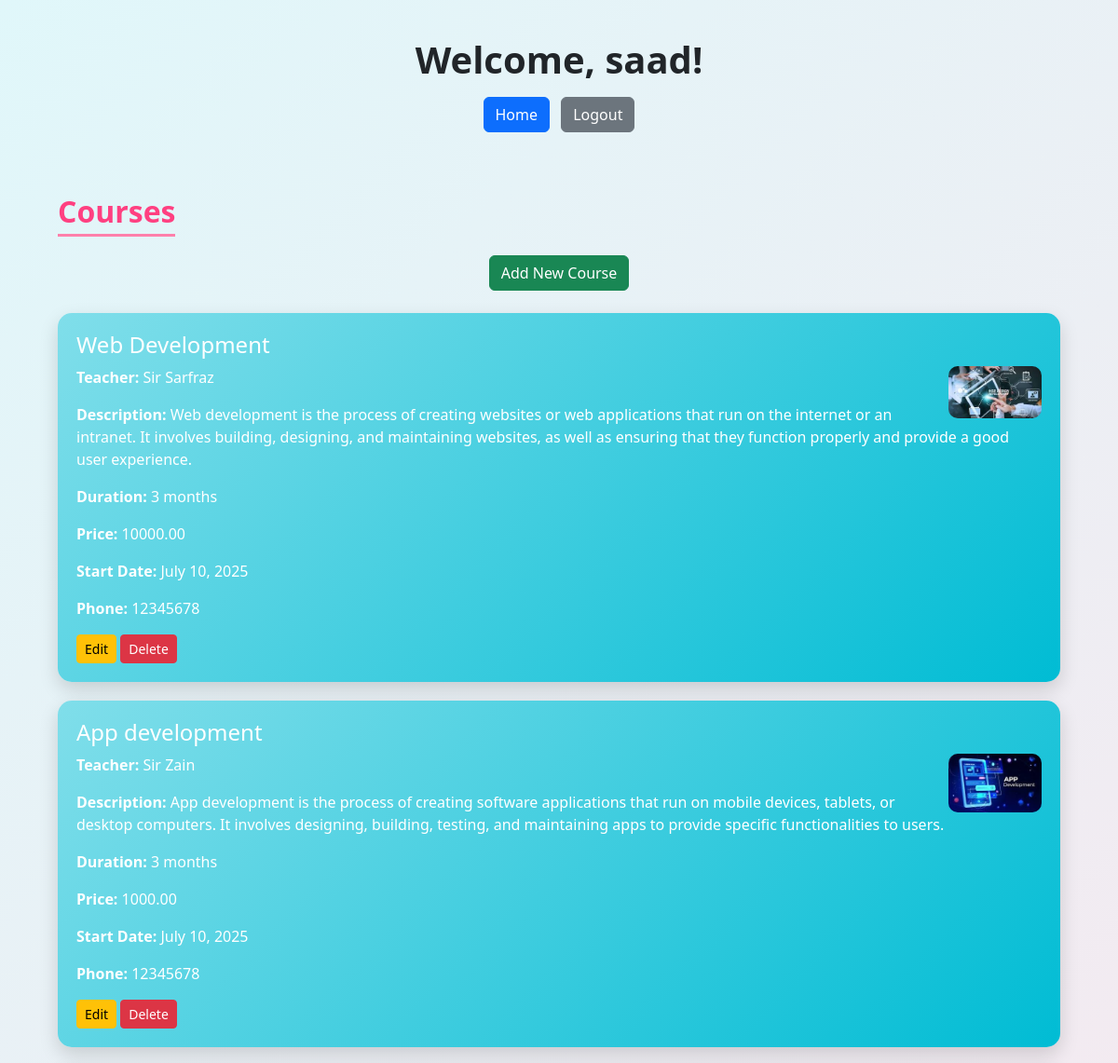
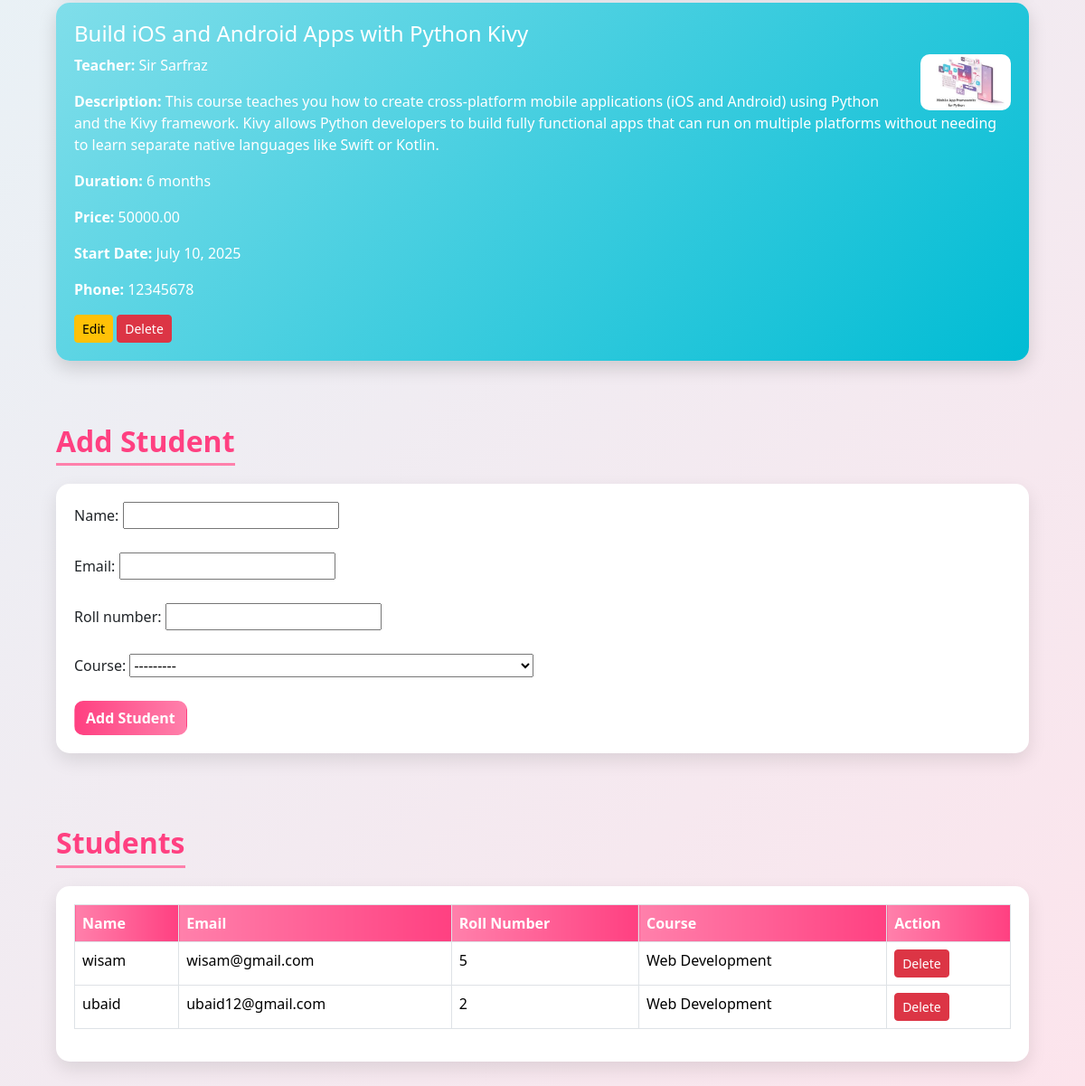
The app's page /dashboard/ (signed in) with its own data (2 pictures, top to bottom).
### students/models.py (models this page shows, shortened)
class Course(models.Model):
    name = models.CharField(max_length=100)
    description = models.TextField(blank=True, null=True)
    teacher = models.CharField(max_length=100, blank=True, null=True)
    duration = models.CharField(max_length=50, blank=True, null=True)  # e.g. "3 months"
    price = models.DecimalField(max_digits=8, decimal_places=2, blank=True, null=True)
    starting_date = models.DateField(blank=True, null=True)
    phone_number = models.CharField(max_length=15, blank=True, null=True)
    image = models.ImageField(upload_to='course_images/', blank=True, null=True)
    created_at = models.DateTimeField(auto_now_add=True)
    def __str__(self):
        return f"{self.name} - {self.teacher if self.teacher else 'No teacher assigned'}"

class Student(models.Model):
    name = models.CharField(max_length=100)
    email = models.EmailField(unique=True)
    roll_number = models.CharField(max_length=20, unique=True)
    course = models.ForeignKey('Course', on_delete=models.SET_NULL, null=True, blank=True)
    created_at = models.DateTimeField(auto_now_add=True)

### students/views.py (the view)
# urls.py: path('dashboard/', views.dashboard, name='dashboard'),
@login_required(login_url='login')
def dashboard(request):
    courses = Course.objects.all()
    students = Student.objects.all()
    if request.method == "POST" and 'add_course' in request.POST:
        course_form = CourseForm(request.POST, request.FILES)
        if course_form.is_valid():
            course_form.save()
            return redirect('dashboard')
    else:
        course_form = CourseForm()
    if request.method == "POST" and 'add_student' in request.POST:
        student_form = StudentForm(request.POST)
        if student_form.is_valid():
            student_form.save()
            return redirect('dashboard')
    else:
        student_form = StudentForm()
    context = {
        'courses': courses,
        'students': students,
        'form': course_form,
        'student_form': student_form,
    }
    return render(request, 'dashboard.html', context)

### students/views.py
class CourseForm(forms.ModelForm):
    class Meta:
        model = Course
        fields = ['name', 'description', 'teacher', 'duration',
                  'price', 'starting_date', 'phone_number', 'image']

class StudentForm(forms.ModelForm):
    class Meta:
        model = Student
        fields = ['name', 'email', 'roll_number', 'course']

### templates/dashboard.html (shortened to what this page needs)
{% load static %}
<!DOCTYPE html>
<html lang="en">
<head>
<link href="https://cdn.jsdelivr.net/npm/bootstrap@5.3.2/dist/css/bootstrap.min.css" rel="stylesheet">
</head>
<body>
<div class="container">
    <h1>Welcome, {{ request.user.username }}!</h1>
    <div class="text-center my-3">
        <a href="{% url 'home' %}" class="btn btn-primary mx-1">Home</a>
        <a href="{% url 'logout' %}" class="btn btn-secondary mx-1">Logout</a>
    </div>
    <h2>Courses</h2>
    <div class="text-center mb-4">
        <a href="{% url 'add_course' %}" class="btn btn-success">Add New Course</a>
    </div>
    {% for course in courses %}
    <div class="course-card">
        <h4>{{ course.name }}</h4>
        <div>
            {% if course.image %}
            <img src="{{ course.image.url }}" alt="{{ course.name }}">
            {% endif %}
            <p><strong>Teacher:</strong> {{ course.teacher|default:"Not assigned" }}</p>
            <p><strong>Description:</strong> {{ course.description|default:"No description" }}</p>
            <p><strong>Duration:</strong> {{ course.duration|default:"N/A" }}</p>
            <p><strong>Price:</strong> {{ course.price|default:"N/A" }}</p>
            <p><strong>Start Date:</strong> {{ course.starting_date|default:"N/A" }}</p>
            <p><strong>Phone:</strong> {{ course.phone_number|default:"N/A" }}</p>
        </div>
        <div class="mt-2">
            <a href="{% url 'edit_course' course.pk %}" class="btn btn-warning btn-sm">Edit</a>
            <a href="{% url 'delete_course' course.pk %}" class="btn btn-danger btn-sm">Delete</a>
        </div>
    </div>
    {% empty %}
    <p>No courses available.</p>
    {% endfor %}
    <h2>Add Student</h2>
    <div class="card-section form-section">
        <form method="POST">
            {{ student_form.as_p }}
            <button type="submit" name="add_student" class="btn">Add Student</button>
        </form>
    </div>
    <h2>Students</h2>
    <div class="card-section">
        <table class="table table-bordered student-table">
            <thead>
                <tr>
                    <th>Name</th>
                    <th>Email</th>
                    <th>Roll Number</th>
                    <th>Course</th>
                    <th>Action</th>
                </tr>
            </thead>
            <tbody>
                {% for student in students %}
                <tr>
                    <td>{{ student.name }}</td>
                    <td>{{ student.email }}</td>
                    <td>{{ student.roll_number }}</td>
                    <td>
                        {% if student.course %}
                            {{ student.course.name }}
                        {% else %}
                            Not assigned
                        {% endif %}
                    </td>
                    <td>
                        <a href="{% url 'delete_student' student.pk %}" class="btn btn-danger btn-sm">Delete</a>
                    </td>
                </tr>
                {% empty %}
                <tr>
                    <td colspan="5">No students found.</td>
                </tr>
                {% endfor %}
            </tbody>
        </table>
    </div>
</div>
</body>
</html>

### templates/dashboard.html (style rules this page uses)
body { font-family: 'Segoe UI', Tahoma, Geneva, Verdana, sans-serif; background: linear-gradient(135deg, #e0f7fa, #fce4ec); margin: 0; padding: 0; }
.container { max-width: 1100px; margin-top: 40px; }
h1, h2 { text-align: center; font-weight: 700; }
h2 { margin-top: 50px; margin-bottom: 20px; color: #ff4081; border-bottom: 3px solid #ff80ab; display: inline-block; padding-bottom: 5px; }
.btn { transition: all 0.3s ease; }
.course-card { background: linear-gradient(135deg, #80deea, #00bcd4); color: #fff; padding: 20px; border-radius: 15px; margin-bottom: 20px; box-shadow: 0 8px 20px rgba(0,0,0,0.15); transition: transform 0.3s, box-shadow 0.3s; }
.course-card img { float: right; width: 100px; height: auto; border-radius: 10px; margin-left: 15px; }
.student-table th { background: linear-gradient(90deg, #ff80ab, #ff4081); color: #fff; font-weight: 600; }
.student-table tr:nth-child(even) { background: #ffe6f0; }
.card-section { background: #fff; padding: 20px; border-radius: 15px; box-shadow: 0 8px 20px rgba(0,0,0,0.1); margin-bottom: 30px; }
form input, form select { margin-bottom: 10px; }
.form-section button { background: linear-gradient(90deg,#ff4081,#ff80ab); color: #fff; font-weight: 600; border-radius: 10px; }

### records on screen
Course: name "Web Development", image (picture), teacher "Sir Sarfraz", description "Web development is the process of creating websites or web applications that run on the internet or an intranet. It involves building, designing, and maintaining websites, as well as ensuring that they function properly and provide a good user experience.", duration "3 months", price "10000.00", starting_date "July 10, 2025", phone_number "12345678"
Course: name "App development", image (picture), teacher "Sir Zain", description "App development is the process of creating software applications that run on mobile devices, tablets, or desktop computers. It involves designing, building, testing, and maintaining apps to provide specific functionalities to users.", duration "3 months", price "1000.00", starting_date "July 10, 2025", phone_number "12345678"
Course: name "Build iOS and Android Apps with Python Kivy", image (picture), teacher "Sir Sarfraz", description "This course teaches you how to create cross-platform mobile applications (iOS and Android) using Python and the Kivy framework. Kivy allows Python developers to build fully functional apps that can run on multiple platforms without needing to learn separate native languages like Swift or Kotlin.", duration "6 months", price "50000.00", starting_date "July 10, 2025", phone_number "12345678"
Student: name "wisam", email "wisam@gmail.com", roll_number "5", course.name "Web Development"
Student: name "ubaid", email "ubaid12@gmail.com", roll_number "2", course.name "Web Development"

### other values on screen
{{ request.user.username }} "saad"
